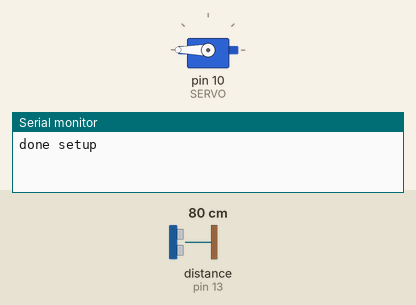
The sketch below on a simulated Arduino Uno, built with avr-gcc and run on an emulated ATmega328P. Shown: servo, the last lines printed to the serial monitor. Wiring (inferred from the names in the program): ultrasonic range finder: trigger pin 12; echo pin 13. Inputs (shaded band) come from the test bench; at power-on: distance to the obstacle (sensor on pin 13) 80 cm. The echo pulse lasts 58.3 µs per cm; servo pulses on a pin are drawn as a servo (544–2400 µs = 0–180°).

Above: at 0.6 s.
At 2.15 s:
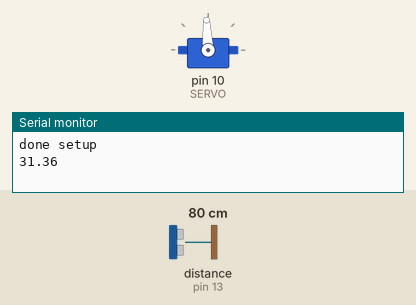
At 3.75 s:
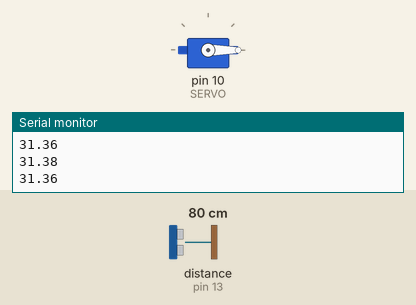
Timing chart, 0 to 6.1 s (numbered marks = the images above):
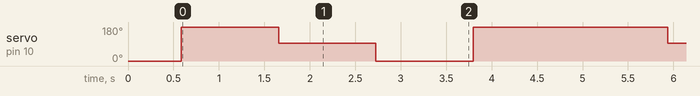

Measured:
- by itself, servo on pin 10 (SERVO): repeats every 4.3 s: 93° 1.1 s, 0° 1.1 s, 180° 2.1 s

The sketch:

TEST_SERVO_ULTRASONIC.ino
```cpp
#include <avr/io.h>
#include <util/delay.h>
#include <Arduino.h>

#define RIGHT 125 //90
#define LEFT 625 //-90
#define CENTER 375 //0

#define TRIGGER_PIN PB4 // PIN 12 trigger on sensor
#define ECHO_PIN PB5     // PIN 13 echo on sensor

#define SERVO PB2 // PIN 10

void setup() {
  // put your setup code here, to run once:
  Serial.begin(9600);
  setupServo();
  setupUltrasonic();
  Serial.println("done setup");
  proximityRead(RIGHT);
  // Serial.println("here");

}

void loop() {
  // put your main code here, to run repeatedly:
  Serial.println(proximityRead(LEFT));
  delay(500);

  Serial.println(proximityRead(CENTER));
  delay(500);

  Serial.println(proximityRead(RIGHT));
  delay(500);

  Serial.println(proximityRead(LEFT));
  delay(500);
}

void setupUltrasonic() { //reached and corrected
    // Set trigger pin as output
    DDRB |= (1 << TRIGGER_PIN);
    // Clear Trigger
    PORTB &= ~(1 << TRIGGER_PIN);
    // Set echo pin as input
    DDRB &= ~(1 << ECHO_PIN);
}

double measureDistance() { // reached and corrected
    double duration, distance;
    // Trigger the sensor
    PORTB |= (1 << TRIGGER_PIN);
    _delay_us(10);
    PORTB &= ~(1 << TRIGGER_PIN);

    // Wait for echo start
    while(!(PINB & (1 << ECHO_PIN)));

    TCNT1 = 0; // timer
    // Wait for echo end
    while(PINB & (1 << ECHO_PIN)); // Wait while the pin is high
    duration = TCNT1; // The current value of TCNT1 is stored in ICR1

    // distance = duration * 0.02700787; // this is measured in cm; the formula should match the prescaler of the servo w/c is 64

    distance = duration * 0.02700787; // this is measured in inches; the formula should match the prescaler of the servo w/c is 64

    return distance;
}

void setupServo() { // reached and corrected
    DDRB |= (1 << SERVO);

    // Configure Timer1 for Fast PWM mode with OCR1A as TOP
    TCCR1A = (1 << WGM11) | (1 << WGM10) | (1 << COM1B1); // Set Fast PWM mode 15 and output on OC1B (Digital Pin 10)
    TCCR1B = (1 << WGM13) | (1 << WGM12);

    // Set prescaler for Timer1 to 64
    TCCR1B |= (1<<CS11) | (1<<CS10);
    TCCR1B &= ~(1<<CS12);
    OCR1B = CENTER;
    OCR1A = 4999; //(16000000 / (64 * 50)) - 1
}


void moveServo(int pulseWidth) { //reached and corrected
    OCR1B = pulseWidth; // Set the pulse width on OC1RB
}

double proximityRead(int direction) {
  moveServo(direction);
  // Wait for servo to be in position before sending out a pulse
  delay(500);
  // Not sure why, but the Ultrasonic sensor is giving delayed values
  // So I have to "flush out" the value here so that I get an accurate read
  measureDistance();
  delay(60);
  return measureDistance();
}
```
